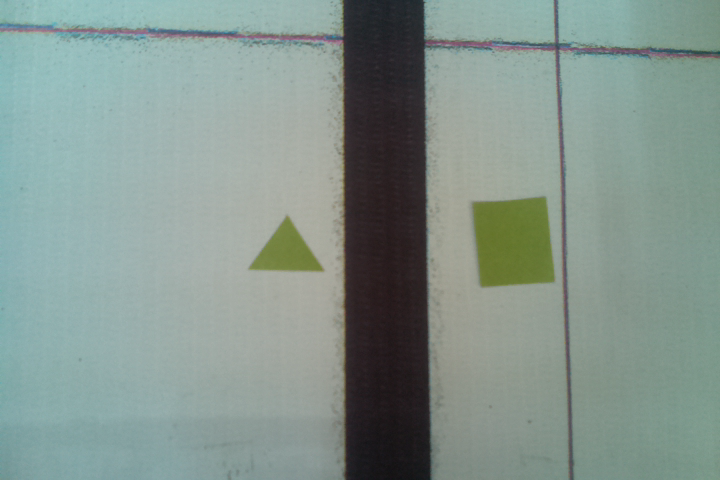
#> input picture image.png, 720 x 480 px
$ python markers_detect.py   (Python 2 division)
#> lines starting #> are read from the running program, lines starting #| are printed output that depends on the picture
#> further down, img is the input picture: shape (480, 720, 3); mean B, G, R 141.9, 148.8, 132
#classes and subclasses to import
import cv2
import numpy as np

####################################################################################################
# SOME GLOBAL VARIABLES

# define range of blue color in HSV
LOWER_BLUE = np.array([120,0,0])
UPPER_BLUE = np.array([255,0,0])

# define range of green color in HSV
LOWER_GREEN = np.array([0,0,0])
UPPER_GREEN = np.array([0,255,0])

# define range of red color in HSV
LOWER_RED = np.array([0,0,0])
UPPER_RED = np.array([0,0,255])

color = {0 : 'Blue', 1 : 'Green', 2 : 'Red'}

#####################################################################################################


def detect(img):
#####################################################################################################
    #Write your code here!!!
#####################################################################################################

    hsv = cv2.bilateralFilter(img,9,75,75)
    #hsv  = cv2.cvtColor(blur, cv2.COLOR_BGR2HSV)

    cv2.imshow("HSV", hsv)

    F = hsv.copy()
    F[:,:,0] = 0
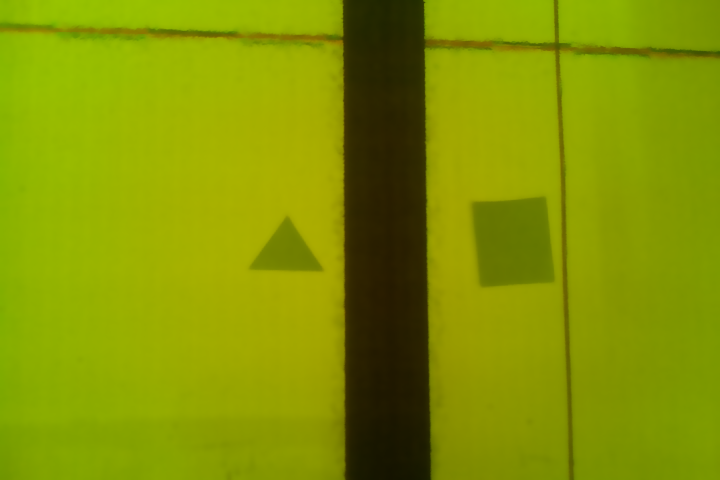
#> F: shape (480, 720, 3); mean B, G, R 0, 148.8, 132
    F[:,:,2] = 0
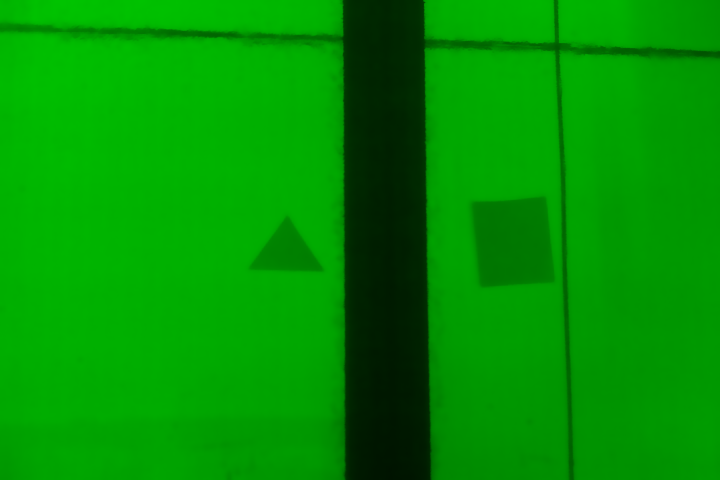
#> F: shape (480, 720, 3); mean B, G, R 0, 148.8, 0

    cv2.imshow("F",F)
    #Mask and Threshold the BGR image to get only primary colors
    mask_blue   = cv2.inRange(hsv.copy(), LOWER_BLUE, UPPER_BLUE)
#> mask_blue: shape (480, 720); every value is 0
    mask_green  = cv2.inRange(hsv.copy(), LOWER_GREEN, UPPER_GREEN)
    mask_red    = cv2.inRange(hsv.copy(), LOWER_RED, UPPER_RED)

    cv2.imshow("BLUE",mask_blue)
    cv2.imshow("GREEN", mask_green)
    cv2.imshow("RED",  mask_red)

    ret1, thresh1 = cv2.threshold(mask_blue,120,255,0)
    ret2, thresh2 = cv2.threshold(mask_green,120,255,0)
    ret3, thresh3 = cv2.threshold(mask_red,120,255,0)

    contours = [[],[],[]]

    im, contours[0], hierarchy = cv2.findContours(thresh1,cv2.RETR_TREE,cv2.CHAIN_APPROX_SIMPLE)
    im, contours[1], hierarchy = cv2.findContours(thresh2,cv2.RETR_TREE,cv2.CHAIN_APPROX_SIMPLE)
    im, contours[2], hierarchy = cv2.findContours(thresh3,cv2.RETR_TREE,cv2.CHAIN_APPROX_SIMPLE)

    #print("Blue Len : " , len(contours[0]))
    #print("Green Len : ", len(contours[1]))
    #print("Red Len : ", len(contours[2]))
    cv2.waitKey(0)

    blue_len   = len(contours[0])
#> blue_len = 0
    green_len  = len(contours[1])
#> green_len = 0
    red_len    = len(contours[2])
#> red_len = 0

    print(blue_len, green_len, red_len)
#| 0 0 0
    if (blue_len > red_len and blue_len > green_len):
	i = 0
    elif (red_len > blue_len and red_len > green_len):
        i = 2
    elif (green_len > red_len and green_len > blue_len):
	i = 1
    else:
	pass

    count = {'Triangle' : 0, 'Square' : 0, 'Circle' : 0}

    for j in contours[i]:
        M = cv2.moments(j)
        cx = int(M['m10']/M['m00'])
        cy = int(M['m01']/M['m00'])

        approx = cv2.approxPolyDP(j,0.01*cv2.arcLength(j,True),True)
        vertices = len(approx)


        if vertices == 3:
            shape = "Triangle"
        elif vertices == 4:
            shape = "Square"
        else :
            shape = "Circle"

	count[shape] += 1
#> this loop made 0 passes
#> after the loop, count = {'Triangle': 0, 'Square': 0, 'Circle': 0}

    # cv2.destroyAllWindows()
    print(count, color[i])

img = cv2.imread('image.png')
#> (the run stopped early here; a loop or call above may not have finished)
